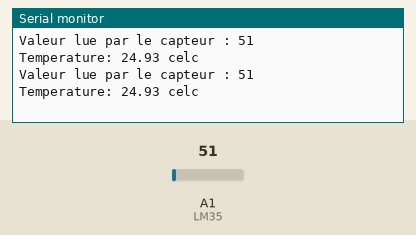
Recording of a sketch running on a simulated Arduino Uno, built with avr-gcc and run on an emulated ATmega328P. Parts: the last lines printed to the serial monitor. The test bench sets the inputs (shaded band); at power-on: A1 (LM35) = 51.

Above: at 3.8 s.
3.9 s: A1 (LM35) set to 61
At 6.8 s:
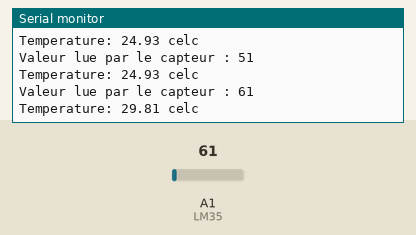
7.8 s: A1 (LM35) set to 71
At 10.4 s:
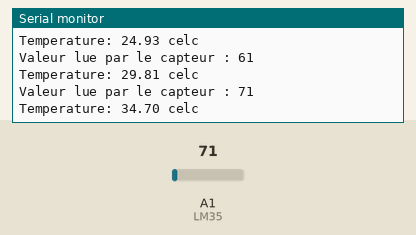
Timing chart, 0 to 11.9 s (numbered marks = the images above; inputs shaded):
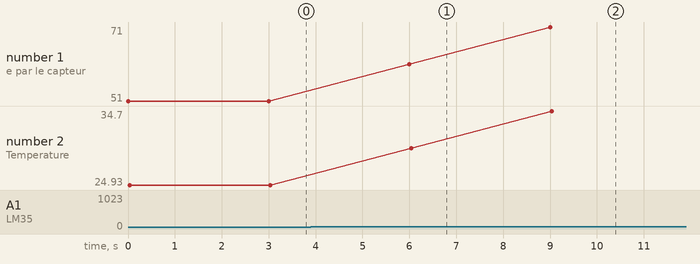

Measured:
- after the input at 3.9 s, the serial monitor: prints a new line after 2.1 s (image 1)
- after the input at 7.8 s, the serial monitor: prints a new line after 1.2 s (image 2)
- plotted number 1: 51 → 61 after the input at 3.9 s, 61 → 71 after the input at 7.8 s
- plotted number 2: 24.93 → 29.81 after the input at 3.9 s, 29.81 → 34.7 after the input at 7.8 s

The sketch:

code.ino
```cpp
// Mesure de la température en utilisant le LM35

int LM35 = A1; //broche pour le capteur de la température
int LM35_value;
float temperature_enC; // Variable pour stocker la température en degrés Celsius


void setup() {
  Serial.begin(9600);
}

void loop() {
  LM35_value = analogRead(LM35);// Lecture de la valeur analogique du capteur LM35
  Serial.print("Valeur lue par le capteur : ");
  Serial.println(LM35_value);


      float voltage = LM35_value * (5.0 / 1023.0); // Conversion de la valeur lue en tension (5V est la tension de référence de l'Arduino)
      temperature_enC = (voltage * 100.0); // Calcul de la température en degrés Celsius

      Serial.print("Temperature: ");
      Serial.print(temperature_enC);
      Serial.println(" celc");

  delay(3000);
}
```
